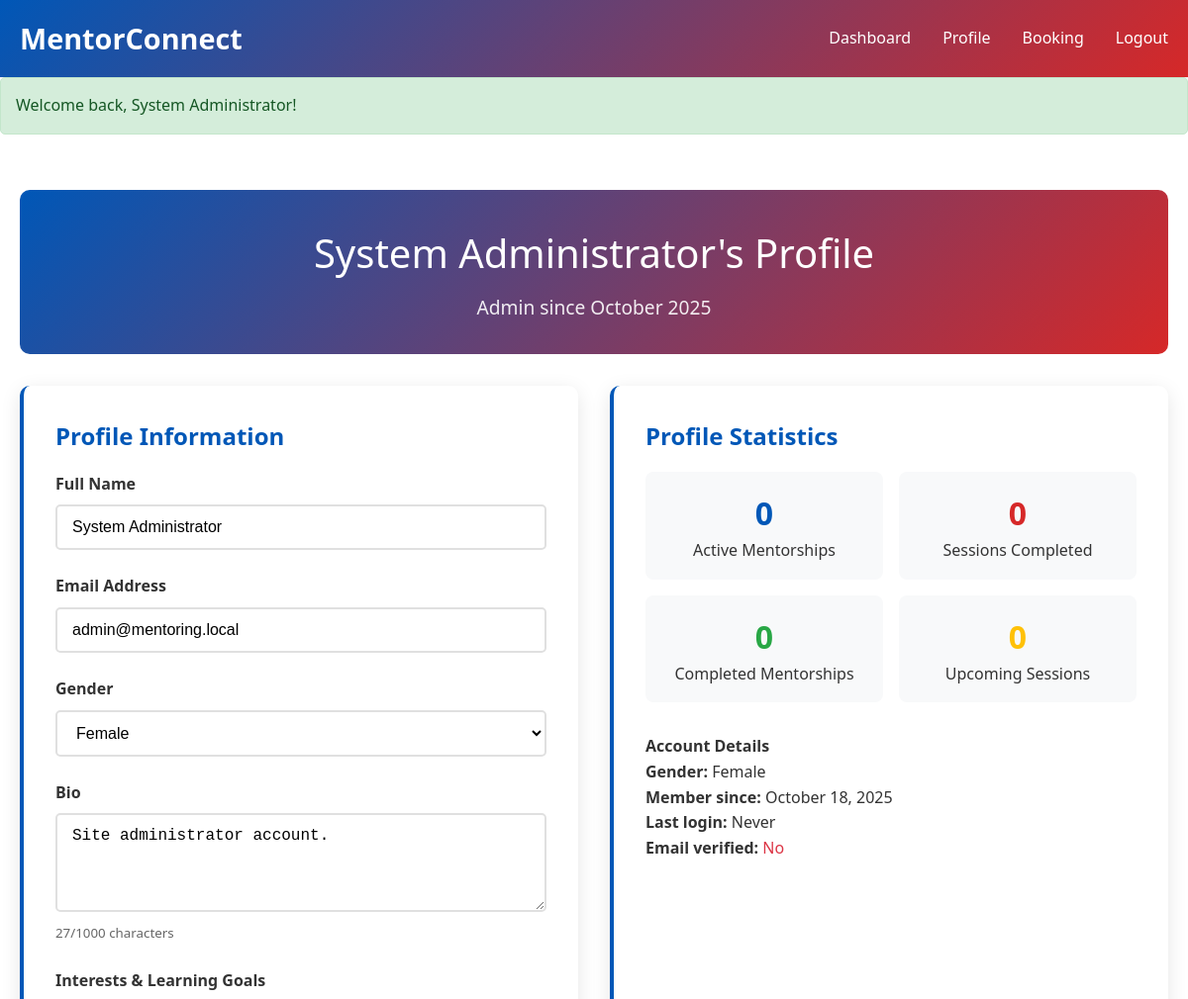
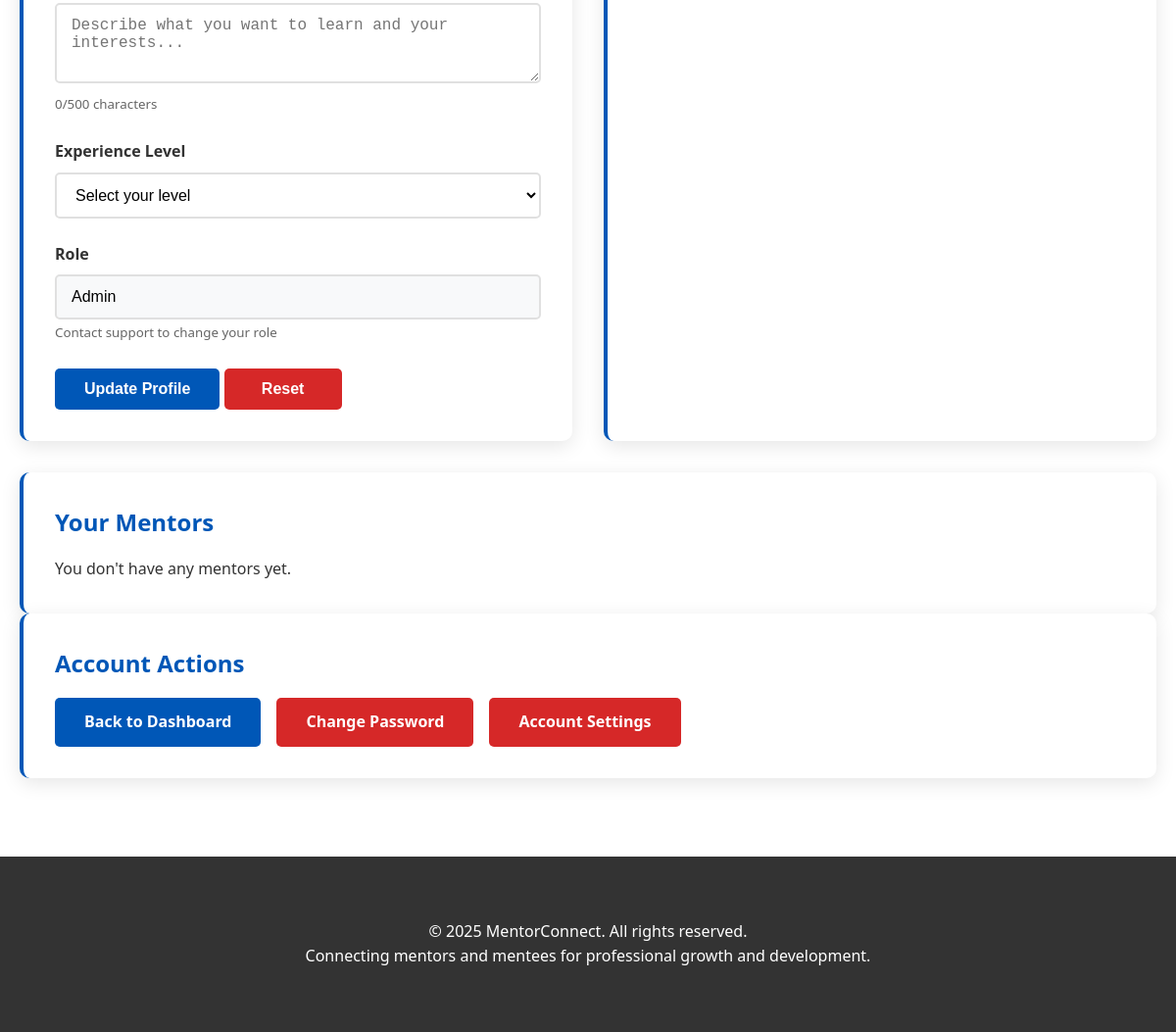
The page /pages/profile.php (signed in) on the database its author committed (2 pictures, top to bottom).
### tables this page shows
CREATE TABLE users (
    id INT AUTO_INCREMENT PRIMARY KEY,
    full_name VARCHAR(100) NOT NULL,
    email VARCHAR(100) NOT NULL UNIQUE,
    gender ENUM('male', 'female') NOT NULL,
    password_hash VARCHAR(255) NOT NULL,
    email_verification_token VARCHAR(64) DEFAULT NULL,
    email_verified TINYINT(1) NOT NULL DEFAULT 0,
    role ENUM('admin', 'mentor', 'mentee') NOT NULL DEFAULT 'mentee',
    bio TEXT DEFAULT NULL,
    skills TEXT DEFAULT NULL,
    experience_level ENUM('beginner', 'intermediate', 'advanced') DEFAULT NULL,
    is_active TINYINT(1) NOT NULL DEFAULT 1,
    last_login DATETIME DEFAULT NULL,
    created_at DATETIME DEFAULT CURRENT_TIMESTAMP,
    updated_at DATETIME DEFAULT CURRENT_TIMESTAMP ON UPDATE CURRENT_TIMESTAMP,

    INDEX idx_role (role),
    INDEX idx_gender (gender),
    INDEX idx_is_active (is_active),
    INDEX idx_email_verified (email_verified)
);

### includes/config.php (called while the page is built, shortened)
<?php
class Database {
    private static $instance = null;
    private $connection;
    private function __construct() {
        try {
            $dsn = "mysql:host=" . DB_HOST . ";dbname=" . DB_NAME . ";charset=" . DB_CHARSET;
            $options = [
                PDO::ATTR_ERRMODE            => PDO::ERRMODE_EXCEPTION,
                PDO::ATTR_DEFAULT_FETCH_MODE => PDO::FETCH_ASSOC,
                PDO::ATTR_EMULATE_PREPARES   => false,
            ];
            $this->connection = new PDO($dsn, DB_USER, DB_PASS, $options);
        } catch (PDOException $e) {
            error_log("Database connection failed: " . $e->getMessage());
            die("Database connection failed. Please try again later.");
        }
    }
    public static function getInstance() {
        if (self::$instance === null) {
            self::$instance = new Database();
        }
        return self::$instance;
    }
    public function getConnection() {
        return $this->connection;
    }
}
function getDBConnection() {
    return Database::getInstance()->getConnection();
}
function executeQuery($sql, $params = []) {
    try {
        $pdo = getDBConnection();
        $stmt = $pdo->prepare($sql);
        $stmt->execute($params);
        return $stmt;
    } catch (PDOException $e) {
        error_log("Query execution failed: " . $e->getMessage());
        error_log("SQL: " . $sql);
        error_log("Params: " . json_encode($params));
        return false;
    }
}
function selectRecord($sql, $params = []) {
    try {
        $stmt = executeQuery($sql, $params);
        if ($stmt) {
            return $stmt->fetch();
        }
        return false;
    } catch (Exception $e) {
        error_log("Select failed: " . $e->getMessage());
        return false;
    }
}
?>

### pages/profile.php (the view, shortened to what this page needs)
<?php
require_once '../includes/functions.php';
$user = getCurrentUser();
$userRole = getCurrentUserRole();
$userId = getCurrentUserId();
if ($userRole === 'mentor') {
    $sql = "SELECT m.*, u.full_name, u.email, u.bio, u.experience_level, u.created_at as user_created
            FROM mentorships m
            JOIN users u ON m.mentee_id = u.id
            WHERE m.mentor_id = :user_id AND m.status IN ('active', 'pending')
            ORDER BY m.status ASC, m.created_at DESC";
} else {
    $sql = "SELECT m.*, u.full_name, u.email, u.bio, u.skills, u.experience_level, u.created_at as user_created
            FROM mentorships m
            JOIN users u ON m.mentor_id = u.id
            WHERE m.mentee_id = :user_id AND m.status IN ('active', 'pending')
            ORDER BY m.status ASC, m.created_at DESC";
}
$relationships = selectRecords($sql, ['user_id' => $userId]) ?: [];
$stats = getUserStatistics($userId, $userRole);
?>
<?php include '../includes/header.php'; ?>
<div class="container">
    <div class="dashboard-header">
        <div class="dashboard-title">
            <?php echo htmlspecialchars($user['full_name']); ?>'s Profile
        </div>
        <div class="dashboard-subtitle">
            <?php echo ucfirst($userRole); ?> since <?php echo formatDate($user['created_at'], 'F Y'); ?>
        </div>
    </div>
    <div class="dashboard-grid">
        <div class="dashboard-card">
            <div class="card-title">Profile Information</div>
            <div class="card-content">
                <form method="POST" id="profileForm">
                    <div class="form-group">
                        <label for="full_name">Full Name</label>
                        <input
                            type="text"
                            id="full_name"
                            name="full_name"
                            class="form-control"
                            value="<?php echo htmlspecialchars($user['full_name']); ?>"
                            required
                            maxlength="255"
                        >
                    </div>
                    <div class="form-group">
                        <label for="email">Email Address</label>
                        <input
                            type="email"
                            id="email"
                            name="email"
                            class="form-control"
                            value="<?php echo htmlspecialchars($user['email']); ?>"
                            required
                            maxlength="255"
                        >
                    </div>
                    <div class="form-group">
                        <label for="gender">Gender</label>
                        <select id="gender" name="gender" class="form-control" required>
                            <?php foreach (getAllowedGenders() as $genderOption): ?>
                                <option value="<?php echo $genderOption; ?>" <?php echo ($user['gender'] ?? '') === $genderOption ? 'selected' : ''; ?>>
                                    <?php echo ucfirst($genderOption); ?>
                                </option>
                            <?php endforeach; ?>
                        </select>
                    </div>
                    <div class="form-group">
                        <label for="bio">Bio</label>
                        <textarea
                            id="bio"
                            name="bio"
                            class="form-control"
                            rows="4"
                            placeholder="Tell others about yourself, your expertise, and your goals..."
                            maxlength="1000"
                        ><?php echo htmlspecialchars($user['bio'] ?? ''); ?></textarea>
                        <small style="color: #666;">
                            <span id="bioCount">0</span>/1000 characters
                        </small>
                    </div>
                    <div class="form-group">
                        <label for="skills">
                            <?php echo $userRole === 'mentor' ? 'Skills & Expertise' : 'Interests & Learning Goals'; ?>
                        </label>
                        <textarea
                            id="skills"
                            name="skills"
                            class="form-control"
                            rows="3"
                            placeholder="<?php echo $userRole === 'mentor' ? 'List your professional skills and areas of expertise...' : 'Describe what you want to learn and your interests...'; ?>"
                            maxlength="500"
                        ><?php echo htmlspecialchars($user['skills'] ?? ''); ?></textarea>
                        <small style="color: #666;">
                            <span id="skillsCount">0</span>/500 characters
                        </small>
                    </div>
                    <div class="form-group">
                        <label for="experience_level">Experience Level</label>
                        <select id="experience_level" name="experience_level" class="form-control">
                            <option value="">Select your level</option>
                        </select>
                    </div>
                    <div class="form-group">
                        <label>Role</label>
                        <input
                            type="text"
                            class="form-control"
                            value="<?php echo ucfirst($userRole); ?>"
                            readonly
                            style="background-color: #f8f9fa;"
                        >
                        <small style="color: #666;">Contact support to change your role</small>
                    </div>
                    <button type="submit" class="btn btn-primary">Update Profile</button>
                    <button type="button" class="btn btn-secondary" onclick="resetForm()">Reset</button>
                </form>
            </div>
        </div>
        <div class="dashboard-card">
            <div class="card-title">Profile Statistics</div>
            <div class="card-content">
                <div style="display: grid; grid-template-columns: 1fr 1fr; gap: 1rem;">
                    <div style="text-align: center; padding: 1rem; background: #f8f9fa; border-radius: 8px;">
                        <div style="font-size: 2rem; font-weight: bold; color: var(--primary-blue);">
                            <?php echo $stats['active_mentorships']; ?>
                        </div>
                        <div>Active Mentorships</div>
                    </div>
                    <div style="text-align: center; padding: 1rem; background: #f8f9fa; border-radius: 8px;">
                        <div style="font-size: 2rem; font-weight: bold; color: var(--primary-red);">
                            <?php echo $stats['completed_sessions']; ?>
                        </div>
                        <div>Sessions Completed</div>
                    </div>
                    <div style="text-align: center; padding: 1rem; background: #f8f9fa; border-radius: 8px;">
                        <div style="font-size: 2rem; font-weight: bold; color: var(--success-green);">
                            <?php echo $stats['completed_mentorships']; ?>
                        </div>
                        <div>Completed Mentorships</div>
                    </div>
                    <div style="text-align: center; padding: 1rem; background: #f8f9fa; border-radius: 8px;">
                        <div style="font-size: 2rem; font-weight: bold; color: var(--warning-yellow);">
                            <?php echo $stats['upcoming_sessions']; ?>
                        </div>
                        <div>Upcoming Sessions</div>
                    </div>
                </div>
                <div class="mt-2">
                    <h4>Account Details</h4>
                    <p><strong>Gender:</strong> <?php echo $user['gender'] ? ucfirst($user['gender']) : 'Not set'; ?></p>
                    <p><strong>Member since:</strong> <?php echo formatDate($user['created_at'], 'F j, Y'); ?></p>
                    <p><strong>Last login:</strong> <?php echo $user['last_login'] ? formatDate($user['last_login']) : 'Never'; ?></p>
                    <p><strong>Email verified:</strong>
                        <span style="color: <?php echo $user['email_verified'] ? 'var(--success-green)' : 'var(--error-red)'; ?>">
                            <?php echo $user['email_verified'] ? 'Yes' : 'No'; ?>
                        </span>
                    </p>
                </div>
            </div>
        </div>
    </div>
    <div class="dashboard-card">
        <div class="card-title">
            <?php echo $userRole === 'mentor' ? 'Your Mentees' : 'Your Mentors'; ?>
        </div>
        <div class="card-content">
            <?php if (empty($relationships)): ?>
                <p>
                    <?php echo $userRole === 'mentor'
                        ? 'You don\'t have any mentees yet. Mentees can request mentorship through your profile.'
                        : 'You don\'t have any mentors yet.'; ?>
                </p>
            <?php endif; ?>
        </div>
    </div>
    <div class="dashboard-card">
        <div class="card-title">Account Actions</div>
        <div class="card-content">
            <div style="display: flex; flex-wrap: wrap; gap: 1rem;">
                <a href="dashboard.php" class="btn btn-primary">Back to Dashboard</a>
                <a href="change-password.php" class="btn btn-secondary">Change Password</a>
                <a href="settings.php" class="btn btn-secondary">Account Settings</a>
            </div>
        </div>
    </div>
</div>
<?php include '../includes/footer.php'; ?>

### assets/css/style.css (style rules this page uses)
:root { --primary-blue: #0057B7; --primary-red: #D62828; --primary-white: #FFFFFF; --text-dark: #333333; --text-light: #666666; --border-color: #E0E0E0; --success-green: #28A745; --warning-yellow: #FFC107; --error-red: #DC3545; }
* { margin: 0; padding: 0; box-sizing: border-box; }
body { font-family: 'Segoe UI', Tahoma, Geneva, Verdana, sans-serif; line-height: 1.6; color: var(--text-dark); background-color: var(--primary-white); }
.container { max-width: 1200px; margin: 0 auto; padding: 2rem 20px; }
.form-group { margin-bottom: 1.5rem; }
.form-group label { display: block; margin-bottom: 0.5rem; font-weight: 600; color: var(--text-dark); }
.form-control { width: 100%; padding: 12px 15px; border: 2px solid var(--border-color); border-radius: 5px; font-size: 1rem; transition: border-color 0.3s ease; background-color: var(--primary-white); }
.btn { display: inline-block; padding: 12px 30px; border: none; border-radius: 5px; font-size: 1rem; font-weight: 600; text-decoration: none; text-align: center; cursor: pointer; transition: all 0.3s ease; min-width: 120px; }
.btn-primary { background-color: var(--primary-blue); color: var(--primary-white); }
.btn-secondary { background-color: var(--primary-red); color: var(--primary-white); }
.dashboard-header { background: linear-gradient(135deg, var(--primary-blue) 0%, var(--primary-red) 100%); color: var(--primary-white); padding: 2rem 0; margin-bottom: 2rem; border-radius: 10px; }
.dashboard-title { text-align: center; font-size: 2.5rem; margin-bottom: 0.5rem; }
.dashboard-subtitle { text-align: center; opacity: 0.9; font-size: 1.2rem; }
.dashboard-grid { display: grid; grid-template-columns: repeat(auto-fit, minmax(300px, 1fr)); gap: 2rem; margin-bottom: 2rem; }
.dashboard-card { background: var(--primary-white); padding: 2rem; border-radius: 10px; box-shadow: 0 5px 20px rgba(0, 0, 0, 0.1); border-left: 4px solid var(--primary-blue); }
.card-title { color: var(--primary-blue); font-size: 1.5rem; margin-bottom: 1rem; font-weight: bold; }
.card-content { color: var(--text-dark); }
.mt-2 { margin-top: 2rem; }

### rows shown on the page
users: full_name "System Administrator", created_at "October 2025", email "admin@mentoring.local", gender "Female", bio "Site administrator account.", created_at "October 18, 2025"

### other values the page prints
$flash['message'] "Welcome back, System Administrator!"
$userRole "Admin"
$stats['active_mentorships'] "0"
$stats['completed_sessions'] "0"
$stats['completed_mentorships'] "0"
$stats['upcoming_sessions'] "0"
